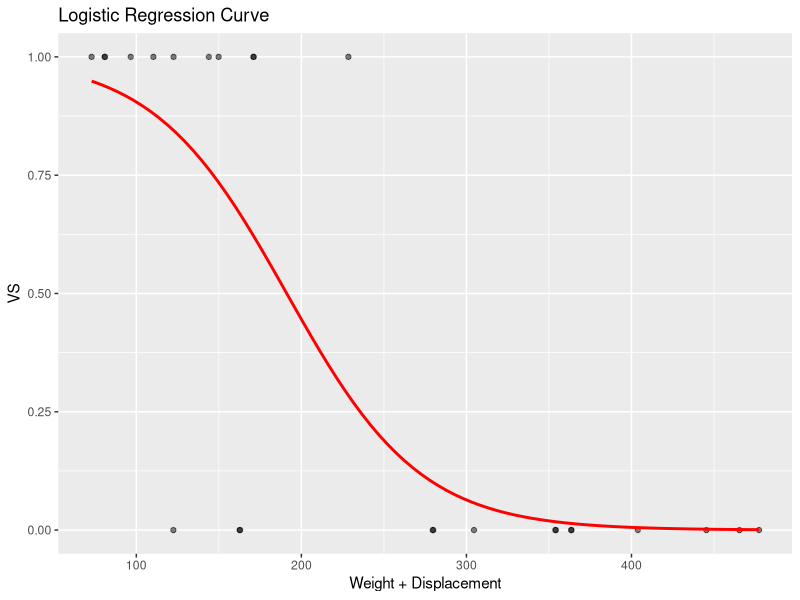
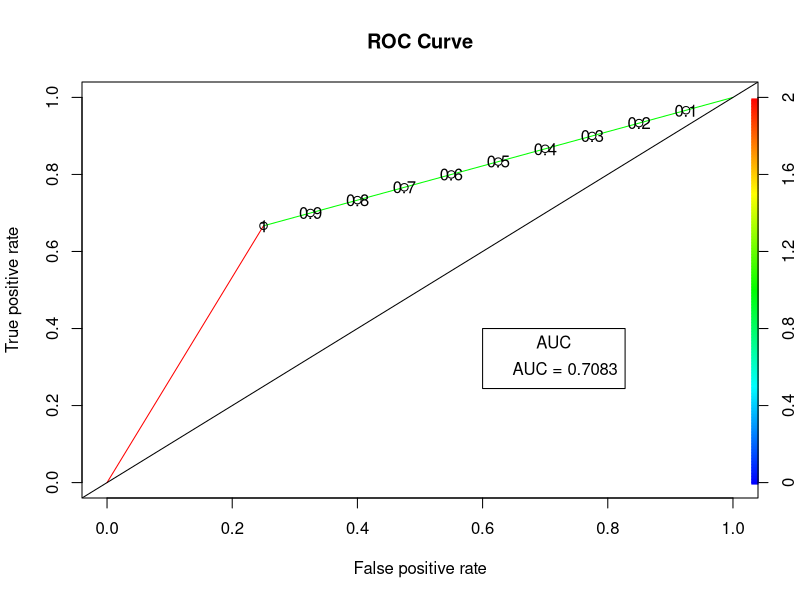

R code for these plots, in order:
library(tidyverse)
library(ROCR)
library(caTools)
library(ggplot2)

# View the mtcars dataset
view(mtcars)

# Split the data into training and testing sets
split <- sample.split(mtcars$vs, SplitRatio = 0.8)  # Ensure using 'vs' for splitting
train <- subset(mtcars, split == TRUE)  # Use TRUE without quotes
test <- subset(mtcars, split == FALSE)  # Use FALSE without quotes

# Build the logistic regression model
logistic_model <- glm(vs ~ wt + disp, data = train, family = binomial)
summary(logistic_model)

# Make predictions
predict_reg <- predict(logistic_model, test, type = "response")

# Convert probabilities to binary outcomes
predict_reg <- ifelse(predict_reg > 0.5, 1, 0)

# Create a confusion matrix
confusion_matrix <- table(test$vs, predict_reg)
print(confusion_matrix)

# Calculate and print classification error and accuracy
missing_classerr <- mean(predict_reg != test$vs)
print(paste("Classification Error = ", missing_classerr))
print(paste("Accuracy = ", (1 - missing_classerr)))

# Plot logistic regression curve
ggplot(train, aes(x = wt + disp, y = vs)) + 
  geom_point(alpha = .5) +
  stat_smooth(method = "glm", se = FALSE, method.args = list(family = binomial), col = "red") +
  labs(title = "Logistic Regression Curve", x = "Weight + Displacement", y = "VS")

# ROC Curve
ROCPred = prediction(predict_reg, test$vs)
ROCPer = performance(ROCPred, measure = "tpr", x.measure = "fpr")
auc <- performance(ROCPred, measure = "auc")
auc_value <- auc@y.values[[1]]
auc_value <- round(auc_value, 4)

# Plot ROC Curve
plot(ROCPer, colorize = TRUE, print.cutoffs.at = seq(0.1, by = 0.1), main = "ROC Curve")
abline(a = 0, b = 1)
legend(0.6, 0.4, paste("AUC =", auc_value), title = "AUC", cex = 1)
